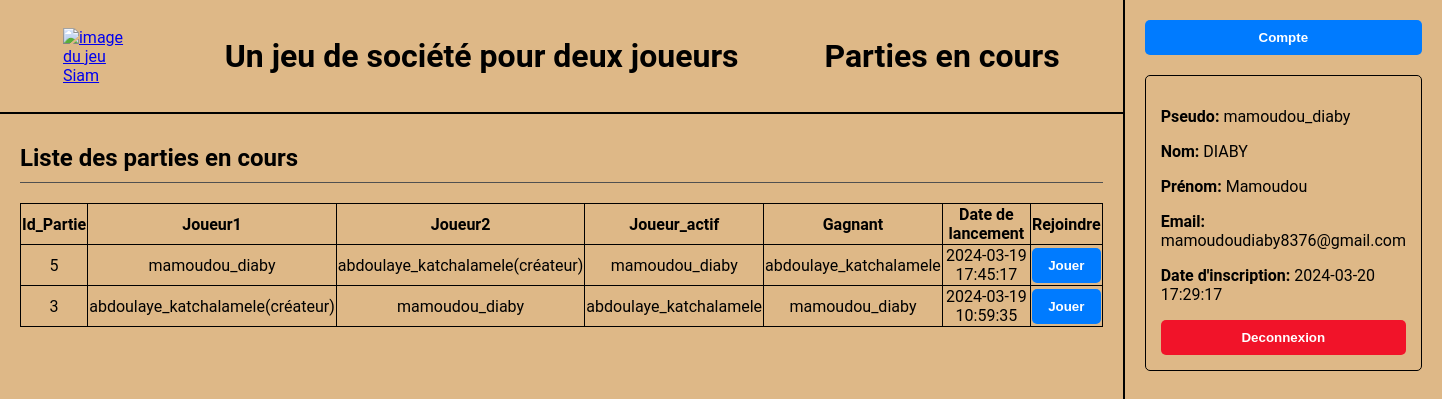
Page /pages/in_progress_games_page.php (signed in) on the committed database.
### tables this page shows
CREATE TABLE Game (
  game_ID INTEGER PRIMARY KEY AUTOINCREMENT,
  board TEXT,
  last_move TEXT,
  player1 TEXT,
  player2 TEXT,
  winner TEXT,
  active_player TEXT,
  launcher TEXT,
  launch_date DATE,
  FOREIGN KEY (player1) REFERENCES User(username),
  FOREIGN KEY (player2) REFERENCES User(username),
  FOREIGN KEY (winner) REFERENCES User(username),
  FOREIGN KEY (active_player) REFERENCES User(username),
  FOREIGN KEY (launcher) REFERENCES User(username)
);

### pages/in_progress_games_page.php (the view, shortened to what this page needs)
<?php
if (isset($_SESSION['username'])) {
  try {
    $db = new PDO('sqlite:../datas/data_base.db');
  } catch (PDOException $e) {
    echo "Échec de la connexion", $e->getMessage();
    $db = null;
    exit();
  }
  if ($_SESSION['is_admin'] == 1) {
    $query = "SELECT * FROM Game WHERE player1 IS NOT NULL AND player2 IS NOT NULL ORDER BY launch_date DESC LIMIT 5";
    $stmt = $db->prepare($query);
  } else {
    $query = "SELECT * FROM Game WHERE (player1=:username OR player2=:username) AND player1 IS NOT NULL AND player2 IS NOT NULL ORDER BY launch_date DESC LIMIT 5";
    $stmt = $db->prepare($query);
    $stmt->bindValue(':username', $_SESSION['username'], PDO::PARAM_STR);
  }
  $stmt->execute();
  $result = $stmt->fetchAll(PDO::FETCH_ASSOC);
} else {
  header('Location: login_page.php');
  exit();
}
?>
<!DOCTYPE html>
<html lang="fr">
<head>
  <link rel="stylesheet" href="../styles/style2.css">
</head>
<body>
  <header>
    <a href="home_page.php"><img src="../images/siam.jpeg" alt="image du jeu Siam"></a>
    <h1>Un jeu de société pour deux joueurs</h1>
    <h1>Parties en cours</h1>
  </header>
  <section>
    <h2>Liste des parties en cours</h2>
    <?php
    if (empty($result)) {
      echo "<h3>Aucune partie à jouer</h3>";
    } else {
      echo "<table>";
      echo "<tr>";
      echo "<th>Id_Partie</th>";
      echo "<th>Joueur1</th>";
      echo "<th>Joueur2</th>";
      echo "<th>Joueur_actif</th>";
      echo "<th>Gagnant</th>";
      echo "<th>Date de lancement</th>";
      echo "<th>Rejoindre</th>";
      echo "</tr>";
      foreach ($result as $row) {
        echo "<tr>";
        echo "<td>{$row['game_ID']}</td>";
        echo "<td>{$row['player1']}" . (($row['player1'] === $row['launcher']) ? "(créateur)" : "") . "</td>";
        echo "<td>{$row['player2']}" . (($row['player2'] === $row['launcher']) ? "(créateur)" : "") . "</td>";
        echo "<td>{$row['active_player']}</td>";
        echo "<td>{$row['winner']}</td>";
        echo "<td>{$row['launch_date']}</td>";
        echo "<td><button onclick=\"window.location.href='game_page.php?id={$row['game_ID']}#game_canvas'\">Jouer</button></td>";
        echo "</tr>";
      }
      echo "</table>";
    }
    ?>
  </section>
  <aside>
    <button onclick="window.location.href='account_page.php'">Compte</button>
    <div>
      <?php
      echo "<p><strong>Pseudo:</strong> {$_SESSION['username']}</p>";
      echo "<p><strong>Nom:</strong> {$_SESSION['last_name']}</p>";
      echo "<p><strong>Prénom:</strong> {$_SESSION['first_name']}</p>";
      echo "<p><strong>Email:</strong> {$_SESSION['email']}</p>";
      echo "<p><strong>Date d'inscription:</strong> {$_SESSION['registration_date']}</p>";
      ?>
      <button class='red_buttons' onclick="window.location.href='../api/logout_api.php'">Deconnexion</button>
    </div>
  </aside>
</body>
</html>

### styles/style2.css (style rules this page uses)
body { background-color: burlywood; font-family: 'Roboto', sans-serif; margin: 0; min-height: 100vh; display: grid; grid-template-columns: 4fr 1fr; grid-template-rows: 1fr 6fr; }
header { grid-column: 1; grid-row: 1; display: flex; justify-content: space-around; align-items: center; padding: 0 20px; border-bottom: 2px solid #000; }
section { grid-column: 1; grid-row: 2; display: flex; flex-direction: column; padding: 0 20px; }
aside { grid-column: 2; grid-row: 1 / span 2; display: flex; flex-direction: column; border-left: 2px solid #000; padding: 20px; row-gap: 20px; }
h2 { padding: 10px 0; border-bottom: 1px solid #505050; box-sizing: border-box; }
img { width: 100%; height: 100%; object-fit: contain; }
a { width: 7%; }
button { background-color: #007bff; color: white; font-weight: bold; display: inline; width: 100%; border: none; border-radius: 5px; padding: 10px; cursor: pointer; }
.red_buttons { background-color: #f11329; }
aside>div { row-gap: 10px; border: 1px solid #000; padding: 15px; border-radius: 5px; }
table { width: 100%; border-collapse: collapse; }
th, td { border: 1px solid #000; text-align: center; }

### rows in the picture
game: game_ID "5", player1 "mamoudou_diaby", player2 "abdoulaye_katchalamele", shows "(créateur)", active_player "mamoudou_diaby", winner "abdoulaye_katchalamele", launch_date "2024-03-19 17:45:17"
game: game_ID "3", player1 "abdoulaye_katchalamele", shows "(créateur)", player2 "mamoudou_diaby", active_player "abdoulaye_katchalamele", winner "mamoudou_diaby", launch_date "2024-03-19 10:59:35"

### other values in the picture
$_SESSION['username'] "mamoudou_diaby"
$_SESSION['last_name'] "DIABY"
$_SESSION['first_name'] "Mamoudou"
$_SESSION['email'] "mamoudoudiaby8376@gmail.com"
$_SESSION['registration_date'] "2024-03-20 17:29:17"
